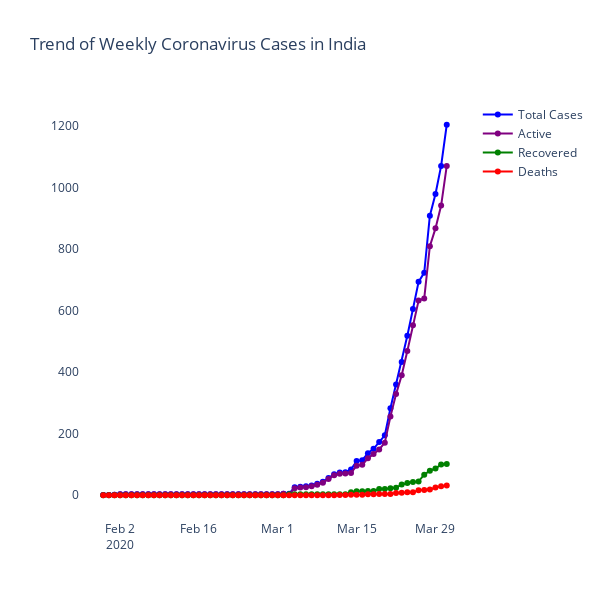

Notebook code cell kept with this figure:
### Code cell
fig = go.Figure()
fig.add_trace(go.Scatter(x=date_wise_data['Date'], y=date_wise_data['Confirmed'],
                    mode='lines+markers',marker_color='blue',name='Total Cases'))
fig.add_trace(go.Scatter(x=date_wise_data['Date'],y=date_wise_data['Active'], 
                mode='lines+markers',marker_color='purple',name='Active'))
fig.add_trace(go.Scatter(x=date_wise_data['Date'], y=date_wise_data['Cured'],
                mode='lines+markers',marker_color='green',name='Recovered'))
fig.add_trace(go.Scatter(x=date_wise_data['Date'], y=date_wise_data['Deaths'], 
                mode='lines+markers',marker_color='red',name='Deaths'))
fig.update_layout(title_text='Trend of Weekly Coronavirus Cases in India',plot_bgcolor='rgb(275, 270, 273)',width=600, height=600)
fig.show()
